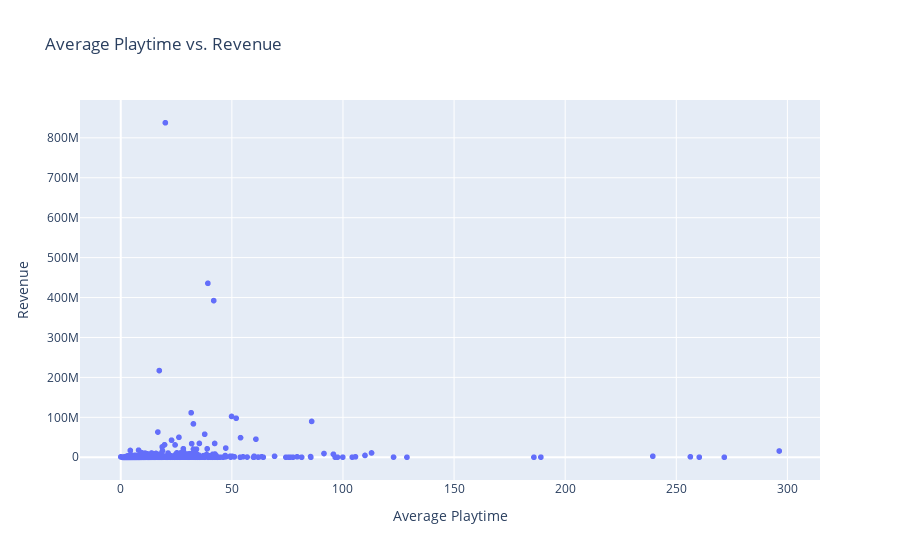

This figure's notebook cell:
### Code cell
#scatter plot for avgPlatime vs. revenue
fig2 = px.scatter(df, x='avg_playtime', y='revenue', title='Average Playtime vs. Revenue',
                labels={'avg_playtime': 'Average Playtime', 'revenue': 'Revenue'})
fig2.show()
# pyo.plot(fig2, filename='archive/avg_playtime_vs_revenue_plotly.html')

### Figure 1 — Plotly figure (JSON) as saved in the notebook; plotly's stock layout.template omitted (floating-point values rounded to 4 significant figures; data arrays with more than 128 entries replaced by an {"elided": "..."} marker saying what was removed)
{"data": [{"hovertemplate": "Average Playtime=%{x}<br>Revenue=%{y}<extra></extra>", "legendgroup": "", "marker": {"color": "#636efa", "symbol": "circle"}, "mode": "markers", "name": "", "showlegend": false, "type": "scattergl", "x": {"elided": "1500 float values"}, "xaxis": "x", "y": {"elided": "1500 float values"}, "yaxis": "y"}], "layout": {"legend": {"tracegroupgap": 0}, "title": {"text": "Average Playtime vs. Revenue"}, "xaxis": {"anchor": "y", "domain": [0, 1], "title": {"text": "Average Playtime"}}, "yaxis": {"anchor": "x", "domain": [0, 1], "title": {"text": "Revenue"}}}}
